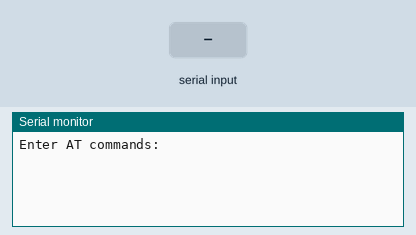
A sketch run on a simulated Arduino Uno, built with avr-gcc and run on an emulated ATmega328P. On the bench: the last lines printed to the serial monitor. The test bench sets the inputs (shaded band).

Above: at 1.2 s.
1.3 s: "1" received over the second serial link
At 2.5 s:
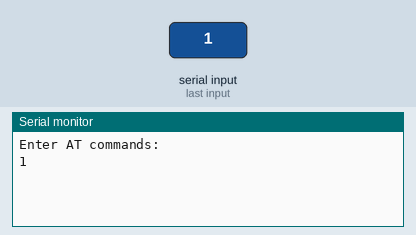
2.8 s: "0" received over the second serial link
At 3.6 s:
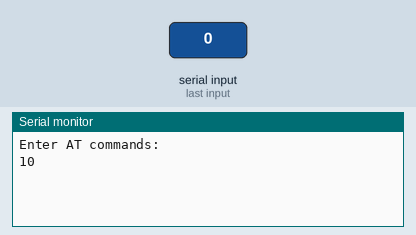

The sketch:

AT_Command.ino
```cpp
#include <SoftwareSerial.h>

SoftwareSerial bluetooth(10, 11); //RX | TX

void setup() {
  // put your setup code here, to run once:
  Serial.begin(9600);
  Serial.println("Enter AT commands:");
  bluetooth.begin(9600);

}

void loop() {
  // put your main code here, to run repeatedly:
  if (bluetooth.available()){
    Serial.write(bluetooth.read());

  }

  if (Serial.available())
    bluetooth.write(Serial.read());

}
```

Measured:
- after the input at 1.3 s, the serial monitor: prints a new line at once (image 1)
- after the input at 2.8 s, the serial monitor: prints a new line at once (image 2)
